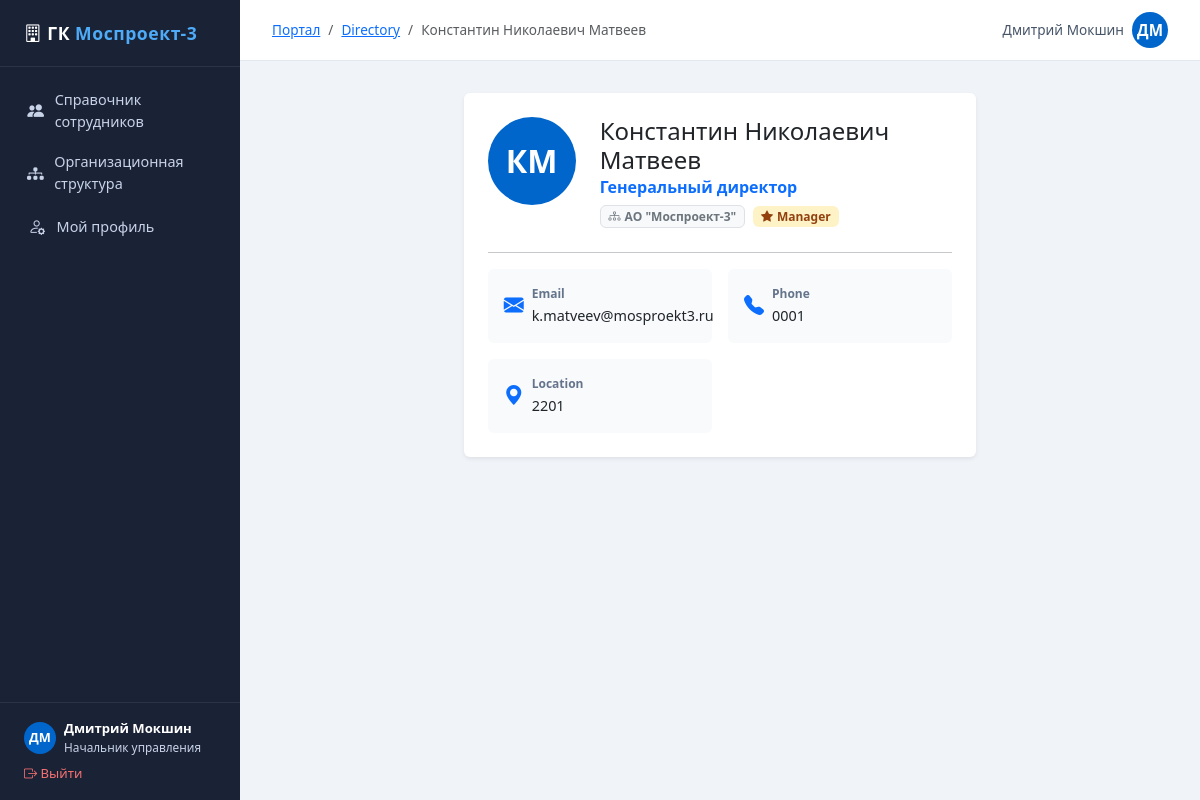
The page /employee/14/ (signed in) on the database its author committed.
### employees/models.py (models this page shows, shortened)
class EmployeeProfile(models.Model):
    user = models.OneToOneField(User, on_delete=models.CASCADE, related_name='profile')
    department = models.ForeignKey(
        Department, null=True, blank=True,
        on_delete=models.SET_NULL,
        related_name='employees',
    )
    middle_name = models.CharField(max_length=100, blank=True)
    job_title = models.CharField(max_length=200, blank=True)
    phone = models.CharField(max_length=50, blank=True)
    mobile = models.CharField(max_length=50, blank=True)
    location = models.CharField(max_length=200, blank=True)
    bio = models.TextField(blank=True)
    avatar = models.ImageField(upload_to='avatars/', null=True, blank=True)
    is_manager = models.BooleanField(default=False)
    def display_name(self):
        parts = [self.user.first_name, self.middle_name, self.user.last_name]
        full = ' '.join(p for p in parts if p)
        return full or self.user.username

class Department(models.Model):
    name = models.CharField(max_length=200)
    parent = models.ForeignKey(
        'self', null=True, blank=True,
        on_delete=models.SET_NULL,
        related_name='children',
    )
    description = models.TextField(blank=True)
    order = models.PositiveIntegerField(default=0)
    class Meta:
        ordering = ['order', 'name']

### employees/views.py (the view)
# urls.py: path('employee/<int:pk>/', views.employee_detail, name='employee_detail'),
@login_required
def employee_detail(request, pk):
    employee = get_object_or_404(User, pk=pk)
    profile = _get_or_create_profile(employee)
    return render(request, 'employees/employee_detail.html', {
        'employee': employee,
        'profile': profile,
    })

### employees/views.py (called while the page is built)
def _get_or_create_profile(user):
    profile, _ = EmployeeProfile.objects.get_or_create(user=user)
    return profile

### employees/templates/employees/employee_detail.html (shortened to what this page needs)
{% extends "employees/base.html" %}
{% block breadcrumb_items %}
<li class="breadcrumb-item"><a href="{% url 'directory' %}">Directory</a></li>
<li class="breadcrumb-item active">{{ profile.display_name }}</li>
{% endblock %}
{% block content %}
<div class="row justify-content-center">
  <div class="col-lg-7">
    <div class="card border-0 shadow-sm">
      <div class="card-body p-4">
        <div class="d-flex align-items-start gap-4 mb-4">
          <div class="avatar-circle avatar-lg flex-shrink-0">
            {% if profile.avatar %}
              <img src="{{ profile.avatar.url }}" alt="">
            {% else %}
              {{ employee.first_name|first|upper }}{{ employee.last_name|first|upper }}
            {% endif %}
          </div>
          <div>
            <h4 class="mb-0">{{ profile.display_name }}</h4>
            <p class="text-primary fw-semibold mb-1">{{ profile.job_title|default:"—" }}</p>
            {% if profile.department %}
            <span class="badge bg-light text-secondary border">
              <i class="bi bi-diagram-3 me-1"></i>{{ profile.department.name }}
            </span>
            {% endif %}
            {% if profile.is_manager %}
            <span class="badge ms-1" style="background:#fef3c7;color:#92400e;">
              <i class="bi bi-star-fill me-1"></i>Manager
            </span>
            {% endif %}
          </div>
        </div>
        <hr>
        <div class="row g-3">
          {% if employee.email %}
          <div class="col-md-6">
            <div class="d-flex align-items-center gap-2 p-3 rounded" style="background:#f8fafc;">
              <i class="bi bi-envelope-fill text-primary fs-5"></i>
              <div>
                <div style="font-size:.75rem;color:#64748b;font-weight:600;">Email</div>
                <a href="mailto:{{ employee.email }}" class="text-dark text-decoration-none" style="font-size:.9rem;">{{ employee.email }}</a>
              </div>
            </div>
          </div>
          {% endif %}
          {% if profile.phone %}
          <div class="col-md-6">
            <div class="d-flex align-items-center gap-2 p-3 rounded" style="background:#f8fafc;">
              <i class="bi bi-telephone-fill text-primary fs-5"></i>
              <div>
                <div style="font-size:.75rem;color:#64748b;font-weight:600;">Phone</div>
                <a href="tel:{{ profile.phone }}" class="text-dark text-decoration-none" style="font-size:.9rem;">{{ profile.phone }}</a>
              </div>
            </div>
          </div>
          {% endif %}
          {% if profile.location %}
          <div class="col-md-6">
            <div class="d-flex align-items-center gap-2 p-3 rounded" style="background:#f8fafc;">
              <i class="bi bi-geo-alt-fill text-primary fs-5"></i>
              <div>
                <div style="font-size:.75rem;color:#64748b;font-weight:600;">Location</div>
                <span style="font-size:.9rem;">{{ profile.location }}</span>
              </div>
            </div>
          </div>
          {% endif %}
        </div>
      </div>
    </div>
  </div>
</div>
{% endblock %}

### employees/templates/employees/base.html (shortened to what this page needs)
<!DOCTYPE html>
<html lang="en" data-bs-theme="light">
<head>
  <link rel="stylesheet" href="https://cdn.jsdelivr.net/npm/bootstrap@5.3.3/dist/css/bootstrap.min.css">
  <link rel="stylesheet" href="https://cdn.jsdelivr.net/npm/bootstrap-icons@1.11.3/font/bootstrap-icons.min.css">
</head>
<body>
<div class="sidebar">
  <div class="sidebar-logo"><i class="bi bi-building"></i> ГК <span>Моспроект-3</span></div>
  <nav class="sidebar-nav">
    <a href="{% url 'directory' %}" class="{% if request.resolver_match.url_name == 'directory' %}active{% endif %}">
      <i class="bi bi-people-fill"></i> Справочник сотрудников
    </a>
    <a href="{% url 'org_tree' %}" class="{% if request.resolver_match.url_name == 'org_tree' %}active{% endif %}">
      <i class="bi bi-diagram-3-fill"></i> Организационная структура
    </a>
    {% if user.is_authenticated %}
    <a href="{% url 'profile_edit' %}" class="{% if request.resolver_match.url_name == 'profile_edit' %}active{% endif %}">
      <i class="bi bi-person-gear"></i> Мой профиль
    </a>
    {% endif %}
  </nav>
  <div class="sidebar-footer">
    {% if user.is_authenticated %}
    <div class="d-flex align-items-center gap-2 mb-2">
      <div class="avatar-circle" style="width:32px;height:32px;font-size:.8rem;">
        {% if user.profile.avatar %}
          <img src="{{ user.profile.avatar.url }}" alt="">
        {% else %}
          {{ user.first_name|first|upper }}{{ user.last_name|first|upper }}
        {% endif %}
      </div>
      <div style="min-width:0">
        <div style="font-size:.82rem;color:#fff;font-weight:600;white-space:nowrap;overflow:hidden;text-overflow:ellipsis">
          {{ user.get_full_name|default:user.username }}
        </div>
        <div style="font-size:.74rem;">{{ user.profile.job_title|default:"—" }}</div>
      </div>
    </div>
    <a href="{% url 'logout' %}" style="color:#f87171;font-size:.82rem;text-decoration:none;">
      <i class="bi bi-box-arrow-right"></i> Выйти
    </a>
    {% endif %}
  </div>
</div>
<div class="main-content">
  <div class="topbar">
    <div>
      {% block breadcrumb %}
      <nav aria-label="breadcrumb">
        <ol class="breadcrumb mb-0" style="font-size:.85rem;">
          <li class="breadcrumb-item"><a href="{% url 'directory' %}">Портал</a></li>
          {% block breadcrumb_items %}{% endblock %}
        </ol>
      </nav>
      {% endblock %}
    </div>
    <div>
      {% if user.is_authenticated %}
      <a href="{% url 'profile_edit' %}" class="text-decoration-none d-flex align-items-center gap-2">
        <span style="font-size:.85rem;color:#475569;">{{ user.get_full_name|default:user.username }}</span>
        <div class="avatar-circle" style="width:36px;height:36px;">
          {% if user.profile.avatar %}
            <img src="{{ user.profile.avatar.url }}" alt="">
          {% else %}
            {{ user.first_name|first|upper }}{{ user.last_name|first|upper }}
          {% endif %}
        </div>
      </a>
      {% endif %}
    </div>
  </div>
  <div class="page-body">
    {% block content %}{% endblock %}
  </div>
</div>
</body>
</html>

### employees/templates/employees/base.html (style rules this page uses)
:root { --portal-blue: #0066cc; --portal-sidebar: #1a2236; --portal-sidebar-text: #c8d3e8; }
body { background: #f0f4f8; min-height: 100vh; }
.sidebar { width: 240px; min-height: 100vh; background: var(--portal-sidebar); position: fixed; top: 0; left: 0; z-index: 100; display: flex; flex-direction: column; }
.sidebar-logo { padding: 1.25rem 1.5rem; border-bottom: 1px solid rgba(255,255,255,.08); font-size: 1.1rem; font-weight: 700; color: #fff; letter-spacing: .03em; }
.sidebar-logo span { color: #4dabf7; }
.sidebar-nav { padding: .75rem 0; flex: 1; }
.sidebar-nav a { display: flex; align-items: center; gap: .65rem; padding: .6rem 1.5rem; color: var(--portal-sidebar-text); text-decoration: none; font-size: .9rem; border-left: 3px solid transparent; transition: background .15s, color .15s; }
.sidebar-nav a i { font-size: 1.05rem; width: 1.2rem; text-align: center; }
.sidebar-footer { padding: 1rem 1.5rem; border-top: 1px solid rgba(255,255,255,.08); font-size: .82rem; color: var(--portal-sidebar-text); }
.main-content { margin-left: 240px; padding: 0; }
.topbar { background: #fff; border-bottom: 1px solid #e2e8f0; padding: .75rem 2rem; display: flex; align-items: center; justify-content: space-between; position: sticky; top: 0; z-index: 90; }
.page-body { padding: 2rem; }
.avatar-circle { width: 42px; height: 42px; border-radius: 50%; background: var(--portal-blue); color: #fff; display: flex; align-items: center; justify-content: center; font-weight: 600; font-size: .95rem; overflow: hidden; flex-shrink: 0; }
.avatar-lg { width: 88px; height: 88px; font-size: 2rem; }
.breadcrumb-item + .breadcrumb-item::before { content: "/"; }

### rows shown on the page
EmployeeProfile: display_name "Константин Николаевич Матвеев", job_title "Генеральный директор", department.name "АО \"Моспроект-3\"", phone "0001", location "2201"

### other values the page prints
{{ user.first_name|first|upper }} "Д"
{{ user.last_name|first|upper }} "М"
{{ user.get_full_name|default:user.username }} "Дмитрий Мокшин"
{{ user.profile.job_title|default:"—" }} "Начальник управления"
{{ employee.first_name|first|upper }} "К"
{{ employee.last_name|first|upper }} "М"
{{ employee.email }} "k.matveev@mosproekt3.ru"
